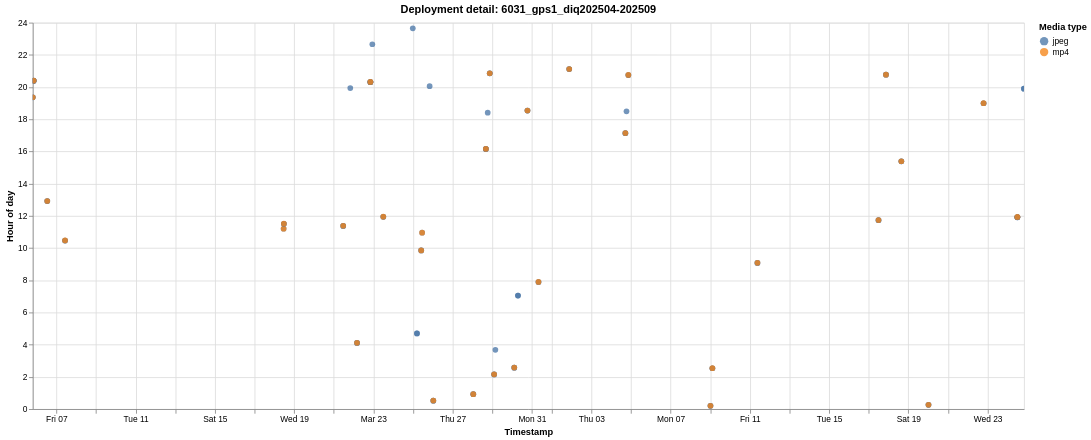

Express this chart as Vega-Lite.
### Vega-Lite specification from a JSON file in a GitHub repository (floating-point values rounded to 4 significant figures)
{"$schema": "https://vega.github.io/schema/vega-lite/v6.1.0.json", "config": {"view": {"continuousHeight": 300, "continuousWidth": 300}}, "data": {"name": "data-49ab58362f8b9b2f88e744ea0e71a9d7"}, "datasets": {"data-49ab58362f8b9b2f88e744ea0e71a9d7": [{"deployment": "6031_gps1_diq202504-202509", "deployment_order": 21, "event_index": 0, "hour_of_day": 19.36, "media_type": "jpeg", "timestamp": "2025-03-05T19:21:44"}, {"deployment": "6031_gps1_diq202504-202509", "deployment_order": 21, "event_index": 1, "hour_of_day": 19.36, "media_type": "jpeg", "timestamp": "2025-03-05T19:21:45"}, {"deployment": "6031_gps1_diq202504-202509", "deployment_order": 21, "event_index": 2, "hour_of_day": 19.37, "media_type": "mp4", "timestamp": "2025-03-05T19:22:04"}, {"deployment": "6031_gps1_diq202504-202509", "deployment_order": 21, "event_index": 3, "hour_of_day": 20.39, "media_type": "jpeg", "timestamp": "2025-03-05T20:23:19"}, {"deployment": "6031_gps1_diq202504-202509", "deployment_order": 21, "event_index": 4, "hour_of_day": 20.39, "media_type": "jpeg", "timestamp": "2025-03-05T20:23:20"}, {"deployment": "6031_gps1_diq202504-202509", "deployment_order": 21, "event_index": 5, "hour_of_day": 20.39, "media_type": "mp4", "timestamp": "2025-03-05T20:23:38"}, {"deployment": "6031_gps1_diq202504-202509", "deployment_order": 21, "event_index": 6, "hour_of_day": 20.4, "media_type": "jpeg", "timestamp": "2025-03-05T20:23:48"}, {"deployment": "6031_gps1_diq202504-202509", "deployment_order": 21, "event_index": 7, "hour_of_day": 20.4, "media_type": "jpeg", "timestamp": "2025-03-05T20:23:49"}, {"deployment": "6031_gps1_diq202504-202509", "deployment_order": 21, "event_index": 8, "hour_of_day": 20.4, "media_type": "mp4", "timestamp": "2025-03-05T20:24:08"}, {"deployment": "6031_gps1_diq202504-202509", "deployment_order": 21, "event_index": 9, "hour_of_day": 12.92, "media_type": "jpeg", "timestamp": "2025-03-06T12:55:08"}, {"deployment": "6031_gps1_diq202504-202509", "deployment_order": 21, "event_index": 10, "hour_of_day": 12.92, "media_type": "jpeg", "timestamp": "2025-03-06T12:55:09"}, {"deployment": "6031_gps1_diq202504-202509", "deployment_order": 21, "event_index": 11, "hour_of_day": 12.92, "media_type": "mp4", "timestamp": "2025-03-06T12:55:28"}, {"deployment": "6031_gps1_diq202504-202509", "deployment_order": 21, "event_index": 12, "hour_of_day": 10.47, "media_type": "jpeg", "timestamp": "2025-03-07T10:28:05"}, {"deployment": "6031_gps1_diq202504-202509", "deployment_order": 21, "event_index": 13, "hour_of_day": 10.47, "media_type": "jpeg", "timestamp": "2025-03-07T10:28:06"}, {"deployment": "6031_gps1_diq202504-202509", "deployment_order": 21, "event_index": 14, "hour_of_day": 10.47, "media_type": "mp4", "timestamp": "2025-03-07T10:28:24"}, {"deployment": "6031_gps1_diq202504-202509", "deployment_order": 21, "event_index": 15, "hour_of_day": 11.2, "media_type": "jpeg", "timestamp": "2025-03-18T11:11:57"}, {"deployment": "6031_gps1_diq202504-202509", "deployment_order": 21, "event_index": 16, "hour_of_day": 11.2, "media_type": "mp4", "timestamp": "2025-03-18T11:12:16"}, {"deployment": "6031_gps1_diq202504-202509", "deployment_order": 21, "event_index": 17, "hour_of_day": 11.51, "media_type": "jpeg", "timestamp": "2025-03-18T11:30:32"}, {"deployment": "6031_gps1_diq202504-202509", "deployment_order": 21, "event_index": 18, "hour_of_day": 11.51, "media_type": "jpeg", "timestamp": "2025-03-18T11:30:33"}, {"deployment": "6031_gps1_diq202504-202509", "deployment_order": 21, "event_index": 19, "hour_of_day": 11.51, "media_type": "mp4", "timestamp": "2025-03-18T11:30:52"}, {"deployment": "6031_gps1_diq202504-202509", "deployment_order": 21, "event_index": 20, "hour_of_day": 11.38, "media_type": "jpeg", "timestamp": "2025-03-21T11:22:37"}, {"deployment": "6031_gps1_diq202504-202509", "deployment_order": 21, "event_index": 21, "hour_of_day": 11.38, "media_type": "jpeg", "timestamp": "2025-03-21T11:22:38"}, {"deployment": "6031_gps1_diq202504-202509", "deployment_order": 21, "event_index": 22, "hour_of_day": 11.38, "media_type": "mp4", "timestamp": "2025-03-21T11:22:56"}, {"deployment": "6031_gps1_diq202504-202509", "deployment_order": 21, "event_index": 23, "hour_of_day": 19.94, "media_type": "jpeg", "timestamp": "2025-03-21T19:56:14"}, {"deployment": "6031_gps1_diq202504-202509", "deployment_order": 21, "event_index": 24, "hour_of_day": 4.109, "media_type": "jpeg", "timestamp": "2025-03-22T04:06:32"}, {"deployment": "6031_gps1_diq202504-202509", "deployment_order": 21, "event_index": 25, "hour_of_day": 4.109, "media_type": "jpeg", "timestamp": "2025-03-22T04:06:33"}, {"deployment": "6031_gps1_diq202504-202509", "deployment_order": 21, "event_index": 26, "hour_of_day": 4.114, "media_type": "mp4", "timestamp": "2025-03-22T04:06:52"}, {"deployment": "6031_gps1_diq202504-202509", "deployment_order": 21, "event_index": 27, "hour_of_day": 20.31, "media_type": "jpeg", "timestamp": "2025-03-22T20:18:27"}, {"deployment": "6031_gps1_diq202504-202509", "deployment_order": 21, "event_index": 28, "hour_of_day": 20.31, "media_type": "jpeg", "timestamp": "2025-03-22T20:18:28"}, {"deployment": "6031_gps1_diq202504-202509", "deployment_order": 21, "event_index": 29, "hour_of_day": 20.31, "media_type": "mp4", "timestamp": "2025-03-22T20:18:46"}, {"deployment": "6031_gps1_diq202504-202509", "deployment_order": 21, "event_index": 30, "hour_of_day": 20.32, "media_type": "jpeg", "timestamp": "2025-03-22T20:18:57"}, {"deployment": "6031_gps1_diq202504-202509", "deployment_order": 21, "event_index": 31, "hour_of_day": 20.32, "media_type": "jpeg", "timestamp": "2025-03-22T20:18:58"}, {"deployment": "6031_gps1_diq202504-202509", "deployment_order": 21, "event_index": 32, "hour_of_day": 20.32, "media_type": "mp4", "timestamp": "2025-03-22T20:19:16"}, {"deployment": "6031_gps1_diq202504-202509", "deployment_order": 21, "event_index": 33, "hour_of_day": 22.66, "media_type": "jpeg", "timestamp": "2025-03-22T22:39:34"}, {"deployment": "6031_gps1_diq202504-202509", "deployment_order": 21, "event_index": 34, "hour_of_day": 11.94, "media_type": "jpeg", "timestamp": "2025-03-23T11:56:35"}, {"deployment": "6031_gps1_diq202504-202509", "deployment_order": 21, "event_index": 35, "hour_of_day": 11.94, "media_type": "jpeg", "timestamp": "2025-03-23T11:56:36"}, {"deployment": "6031_gps1_diq202504-202509", "deployment_order": 21, "event_index": 36, "hour_of_day": 11.95, "media_type": "mp4", "timestamp": "2025-03-23T11:56:54"}, {"deployment": "6031_gps1_diq202504-202509", "deployment_order": 21, "event_index": 37, "hour_of_day": 23.65, "media_type": "jpeg", "timestamp": "2025-03-24T23:39:08"}, {"deployment": "6031_gps1_diq202504-202509", "deployment_order": 21, "event_index": 38, "hour_of_day": 4.701, "media_type": "jpeg", "timestamp": "2025-03-25T04:42:04"}, {"deployment": "6031_gps1_diq202504-202509", "deployment_order": 21, "event_index": 39, "hour_of_day": 4.701, "media_type": "jpeg", "timestamp": "2025-03-25T04:42:05"}, {"deployment": "6031_gps1_diq202504-202509", "deployment_order": 21, "event_index": 40, "hour_of_day": 9.851, "media_type": "jpeg", "timestamp": "2025-03-25T09:51:05"}, {"deployment": "6031_gps1_diq202504-202509", "deployment_order": 21, "event_index": 41, "hour_of_day": 9.852, "media_type": "jpeg", "timestamp": "2025-03-25T09:51:06"}, {"deployment": "6031_gps1_diq202504-202509", "deployment_order": 21, "event_index": 42, "hour_of_day": 9.857, "media_type": "mp4", "timestamp": "2025-03-25T09:51:24"}, {"deployment": "6031_gps1_diq202504-202509", "deployment_order": 21, "event_index": 43, "hour_of_day": 10.95, "media_type": "jpeg", "timestamp": "2025-03-25T10:57:14"}, {"deployment": "6031_gps1_diq202504-202509", "deployment_order": 21, "event_index": 44, "hour_of_day": 10.96, "media_type": "mp4", "timestamp": "2025-03-25T10:57:32"}, {"deployment": "6031_gps1_diq202504-202509", "deployment_order": 21, "event_index": 45, "hour_of_day": 20.05, "media_type": "jpeg", "timestamp": "2025-03-25T20:03:14"}, {"deployment": "6031_gps1_diq202504-202509", "deployment_order": 21, "event_index": 46, "hour_of_day": 0.5228, "media_type": "jpeg", "timestamp": "2025-03-26T00:31:22"}, {"deployment": "6031_gps1_diq202504-202509", "deployment_order": 21, "event_index": 47, "hour_of_day": 0.5231, "media_type": "jpeg", "timestamp": "2025-03-26T00:31:23"}, {"deployment": "6031_gps1_diq202504-202509", "deployment_order": 21, "event_index": 48, "hour_of_day": 0.5283, "media_type": "mp4", "timestamp": "2025-03-26T00:31:42"}, {"deployment": "6031_gps1_diq202504-202509", "deployment_order": 21, "event_index": 49, "hour_of_day": 0.9228, "media_type": "jpeg", "timestamp": "2025-03-28T00:55:22"}, {"deployment": "6031_gps1_diq202504-202509", "deployment_order": 21, "event_index": 50, "hour_of_day": 0.9231, "media_type": "jpeg", "timestamp": "2025-03-28T00:55:23"}, {"deployment": "6031_gps1_diq202504-202509", "deployment_order": 21, "event_index": 51, "hour_of_day": 0.9283, "media_type": "mp4", "timestamp": "2025-03-28T00:55:42"}, {"deployment": "6031_gps1_diq202504-202509", "deployment_order": 21, "event_index": 52, "hour_of_day": 16.15, "media_type": "mp4", "timestamp": "2025-03-28T16:09:18"}, {"deployment": "6031_gps1_diq202504-202509", "deployment_order": 21, "event_index": 53, "hour_of_day": 16.16, "media_type": "jpeg", "timestamp": "2025-03-28T16:09:33"}, {"deployment": "6031_gps1_diq202504-202509", "deployment_order": 21, "event_index": 54, "hour_of_day": 16.16, "media_type": "jpeg", "timestamp": "2025-03-28T16:09:34"}, {"deployment": "6031_gps1_diq202504-202509", "deployment_order": 21, "event_index": 55, "hour_of_day": 16.16, "media_type": "mp4", "timestamp": "2025-03-28T16:09:52"}, {"deployment": "6031_gps1_diq202504-202509", "deployment_order": 21, "event_index": 56, "hour_of_day": 18.41, "media_type": "jpeg", "timestamp": "2025-03-28T18:24:29"}, {"deployment": "6031_gps1_diq202504-202509", "deployment_order": 21, "event_index": 57, "hour_of_day": 20.85, "media_type": "jpeg", "timestamp": "2025-03-28T20:51:16"}, {"deployment": "6031_gps1_diq202504-202509", "deployment_order": 21, "event_index": 58, "hour_of_day": 20.85, "media_type": "jpeg", "timestamp": "2025-03-28T20:51:17"}, {"deployment": "6031_gps1_diq202504-202509", "deployment_order": 21, "event_index": 59, "hour_of_day": 20.86, "media_type": "mp4", "timestamp": "2025-03-28T20:51:36"}, {"deployment": "6031_gps1_diq202504-202509", "deployment_order": 21, "event_index": 60, "hour_of_day": 2.151, "media_type": "jpeg", "timestamp": "2025-03-29T02:09:05"}, {"deployment": "6031_gps1_diq202504-202509", "deployment_order": 21, "event_index": 61, "hour_of_day": 2.152, "media_type": "jpeg", "timestamp": "2025-03-29T02:09:06"}, {"deployment": "6031_gps1_diq202504-202509", "deployment_order": 21, "event_index": 62, "hour_of_day": 2.157, "media_type": "mp4", "timestamp": "2025-03-29T02:09:24"}, {"deployment": "6031_gps1_diq202504-202509", "deployment_order": 21, "event_index": 63, "hour_of_day": 3.679, "media_type": "jpeg", "timestamp": "2025-03-29T03:40:44"}, {"deployment": "6031_gps1_diq202504-202509", "deployment_order": 21, "event_index": 64, "hour_of_day": 2.574, "media_type": "jpeg", "timestamp": "2025-03-30T02:34:28"}, {"deployment": "6031_gps1_diq202504-202509", "deployment_order": 21, "event_index": 65, "hour_of_day": 2.575, "media_type": "jpeg", "timestamp": "2025-03-30T02:34:29"}, {"deployment": "6031_gps1_diq202504-202509", "deployment_order": 21, "event_index": 66, "hour_of_day": 2.58, "media_type": "mp4", "timestamp": "2025-03-30T02:34:48"}, {"deployment": "6031_gps1_diq202504-202509", "deployment_order": 21, "event_index": 67, "hour_of_day": 7.053, "media_type": "jpeg", "timestamp": "2025-03-30T07:03:09"}, {"deployment": "6031_gps1_diq202504-202509", "deployment_order": 21, "event_index": 68, "hour_of_day": 7.053, "media_type": "jpeg", "timestamp": "2025-03-30T07:03:10"}, {"deployment": "6031_gps1_diq202504-202509", "deployment_order": 21, "event_index": 69, "hour_of_day": 18.54, "media_type": "jpeg", "timestamp": "2025-03-30T18:32:19"}, {"deployment": "6031_gps1_diq202504-202509", "deployment_order": 21, "event_index": 70, "hour_of_day": 18.54, "media_type": "jpeg", "timestamp": "2025-03-30T18:32:20"}, {"deployment": "6031_gps1_diq202504-202509", "deployment_order": 21, "event_index": 71, "hour_of_day": 18.54, "media_type": "mp4", "timestamp": "2025-03-30T18:32:38"}, {"deployment": "6031_gps1_diq202504-202509", "deployment_order": 21, "event_index": 72, "hour_of_day": 7.894, "media_type": "jpeg", "timestamp": "2025-03-31T07:53:38"}, {"deployment": "6031_gps1_diq202504-202509", "deployment_order": 21, "event_index": 73, "hour_of_day": 7.894, "media_type": "jpeg", "timestamp": "2025-03-31T07:53:39"}, {"deployment": "6031_gps1_diq202504-202509", "deployment_order": 21, "event_index": 74, "hour_of_day": 7.899, "media_type": "mp4", "timestamp": "2025-03-31T07:53:58"}, {"deployment": "6031_gps1_diq202504-202509", "deployment_order": 21, "event_index": 75, "hour_of_day": 21.12, "media_type": "jpeg", "timestamp": "2025-04-01T21:07:05"}, {"deployment": "6031_gps1_diq202504-202509", "deployment_order": 21, "event_index": 76, "hour_of_day": 21.12, "media_type": "jpeg", "timestamp": "2025-04-01T21:07:06"}, {"deployment": "6031_gps1_diq202504-202509", "deployment_order": 21, "event_index": 77, "hour_of_day": 21.12, "media_type": "mp4", "timestamp": "2025-04-01T21:07:24"}, {"deployment": "6031_gps1_diq202504-202509", "deployment_order": 21, "event_index": 78, "hour_of_day": 17.13, "media_type": "jpeg", "timestamp": "2025-04-04T17:08:06"}, {"deployment": "6031_gps1_diq202504-202509", "deployment_order": 21, "event_index": 79, "hour_of_day": 17.14, "media_type": "jpeg", "timestamp": "2025-04-04T17:08:07"}, {"deployment": "6031_gps1_diq202504-202509", "deployment_order": 21, "event_index": 80, "hour_of_day": 17.14, "media_type": "mp4", "timestamp": "2025-04-04T17:08:26"}, {"deployment": "6031_gps1_diq202504-202509", "deployment_order": 21, "event_index": 81, "hour_of_day": 18.5, "media_type": "jpeg", "timestamp": "2025-04-04T18:29:49"}, {"deployment": "6031_gps1_diq202504-202509", "deployment_order": 21, "event_index": 82, "hour_of_day": 20.75, "media_type": "jpeg", "timestamp": "2025-04-04T20:44:49"}, {"deployment": "6031_gps1_diq202504-202509", "deployment_order": 21, "event_index": 83, "hour_of_day": 20.75, "media_type": "jpeg", "timestamp": "2025-04-04T20:44:50"}, {"deployment": "6031_gps1_diq202504-202509", "deployment_order": 21, "event_index": 84, "hour_of_day": 20.75, "media_type": "mp4", "timestamp": "2025-04-04T20:45:08"}, {"deployment": "6031_gps1_diq202504-202509", "deployment_order": 21, "event_index": 85, "hour_of_day": 0.2025, "media_type": "jpeg", "timestamp": "2025-04-09T00:12:09"}, {"deployment": "6031_gps1_diq202504-202509", "deployment_order": 21, "event_index": 86, "hour_of_day": 0.2028, "media_type": "jpeg", "timestamp": "2025-04-09T00:12:10"}, {"deployment": "6031_gps1_diq202504-202509", "deployment_order": 21, "event_index": 87, "hour_of_day": 0.2078, "media_type": "mp4", "timestamp": "2025-04-09T00:12:28"}, {"deployment": "6031_gps1_diq202504-202509", "deployment_order": 21, "event_index": 88, "hour_of_day": 2.534, "media_type": "jpeg", "timestamp": "2025-04-09T02:32:04"}, {"deployment": "6031_gps1_diq202504-202509", "deployment_order": 21, "event_index": 89, "hour_of_day": 2.535, "media_type": "jpeg", "timestamp": "2025-04-09T02:32:05"}, {"deployment": "6031_gps1_diq202504-202509", "deployment_order": 21, "event_index": 90, "hour_of_day": 2.54, "media_type": "mp4", "timestamp": "2025-04-09T02:32:24"}, {"deployment": "6031_gps1_diq202504-202509", "deployment_order": 21, "event_index": 91, "hour_of_day": 9.076, "media_type": "jpeg", "timestamp": "2025-04-11T09:04:34"}, {"deployment": "6031_gps1_diq202504-202509", "deployment_order": 21, "event_index": 92, "hour_of_day": 9.076, "media_type": "jpeg", "timestamp": "2025-04-11T09:04:35"}, {"deployment": "6031_gps1_diq202504-202509", "deployment_order": 21, "event_index": 93, "hour_of_day": 9.082, "media_type": "mp4", "timestamp": "2025-04-11T09:04:54"}, {"deployment": "6031_gps1_diq202504-202509", "deployment_order": 21, "event_index": 94, "hour_of_day": 11.73, "media_type": "jpeg", "timestamp": "2025-04-17T11:43:56"}, {"deployment": "6031_gps1_diq202504-202509", "deployment_order": 21, "event_index": 95, "hour_of_day": 11.73, "media_type": "jpeg", "timestamp": "2025-04-17T11:43:57"}, {"deployment": "6031_gps1_diq202504-202509", "deployment_order": 21, "event_index": 96, "hour_of_day": 11.74, "media_type": "mp4", "timestamp": "2025-04-17T11:44:16"}, {"deployment": "6031_gps1_diq202504-202509", "deployment_order": 21, "event_index": 97, "hour_of_day": 20.77, "media_type": "jpeg", "timestamp": "2025-04-17T20:46:03"}, {"deployment": "6031_gps1_diq202504-202509", "deployment_order": 21, "event_index": 98, "hour_of_day": 20.77, "media_type": "jpeg", "timestamp": "2025-04-17T20:46:04"}, {"deployment": "6031_gps1_diq202504-202509", "deployment_order": 21, "event_index": 99, "hour_of_day": 20.77, "media_type": "mp4", "timestamp": "2025-04-17T20:46:22"}, {"deployment": "6031_gps1_diq202504-202509", "deployment_order": 21, "event_index": 100, "hour_of_day": 15.39, "media_type": "jpeg", "timestamp": "2025-04-18T15:23:17"}, {"deployment": "6031_gps1_diq202504-202509", "deployment_order": 21, "event_index": 101, "hour_of_day": 15.39, "media_type": "jpeg", "timestamp": "2025-04-18T15:23:18"}, {"deployment": "6031_gps1_diq202504-202509", "deployment_order": 21, "event_index": 102, "hour_of_day": 15.39, "media_type": "mp4", "timestamp": "2025-04-18T15:23:36"}, {"deployment": "6031_gps1_diq202504-202509", "deployment_order": 21, "event_index": 103, "hour_of_day": 0.2642, "media_type": "jpeg", "timestamp": "2025-04-20T00:15:51"}, {"deployment": "6031_gps1_diq202504-202509", "deployment_order": 21, "event_index": 104, "hour_of_day": 0.2644, "media_type": "jpeg", "timestamp": "2025-04-20T00:15:52"}, {"deployment": "6031_gps1_diq202504-202509", "deployment_order": 21, "event_index": 105, "hour_of_day": 0.2694, "media_type": "mp4", "timestamp": "2025-04-20T00:16:10"}, {"deployment": "6031_gps1_diq202504-202509", "deployment_order": 21, "event_index": 106, "hour_of_day": 19.0, "media_type": "jpeg", "timestamp": "2025-04-22T18:59:49"}, {"deployment": "6031_gps1_diq202504-202509", "deployment_order": 21, "event_index": 107, "hour_of_day": 19.0, "media_type": "jpeg", "timestamp": "2025-04-22T18:59:50"}, {"deployment": "6031_gps1_diq202504-202509", "deployment_order": 21, "event_index": 108, "hour_of_day": 19.0, "media_type": "mp4", "timestamp": "2025-04-22T19:00:08"}, {"deployment": "6031_gps1_diq202504-202509", "deployment_order": 21, "event_index": 109, "hour_of_day": 11.91, "media_type": "jpeg", "timestamp": "2025-04-24T11:54:38"}, {"deployment": "6031_gps1_diq202504-202509", "deployment_order": 21, "event_index": 110, "hour_of_day": 11.91, "media_type": "jpeg", "timestamp": "2025-04-24T11:54:39"}, {"deployment": "6031_gps1_diq202504-202509", "deployment_order": 21, "event_index": 111, "hour_of_day": 11.92, "media_type": "mp4", "timestamp": "2025-04-24T11:54:58"}, {"deployment": "6031_gps1_diq202504-202509", "deployment_order": 21, "event_index": 112, "hour_of_day": 11.93, "media_type": "jpeg", "timestamp": "2025-04-24T11:55:46"}, {"deployment": "6031_gps1_diq202504-202509", "deployment_order": 21, "event_index": 113, "hour_of_day": 11.93, "media_type": "jpeg", "timestamp": "2025-04-24T11:55:47"}, {"deployment": "6031_gps1_diq202504-202509", "deployment_order": 21, "event_index": 114, "hour_of_day": 11.94, "media_type": "mp4", "timestamp": "2025-04-24T11:56:06"}, {"deployment": "6031_gps1_diq202504-202509", "deployment_order": 21, "event_index": 115, "hour_of_day": 19.9, "media_type": "jpeg", "timestamp": "2025-04-24T19:54:03"}, {"deployment": "6031_gps1_diq202504-202509", "deployment_order": 21, "event_index": 116, "hour_of_day": 19.9, "media_type": "jpeg", "timestamp": "2025-04-24T19:54:04"}]}, "encoding": {"color": {"field": "media_type", "scale": {"scheme": "tableau10"}, "title": "Media type", "type": "nominal"}, "shape": {"field": "media_type", "title": "Media type", "type": "nominal"}, "tooltip": [{"field": "deployment", "title": "Deployment", "type": "nominal"}, {"field": "timestamp", "format": "%Y-%m-%d %H:%M:%S", "title": "Timestamp", "type": "temporal"}, {"field": "hour_of_day", "format": ".2f", "title": "Hour of day", "type": "quantitative"}, {"field": "media_type", "title": "Media type", "type": "nominal"}], "x": {"field": "timestamp", "title": "Timestamp", "type": "temporal"}, "y": {"field": "hour_of_day", "scale": {"domain": [0, 24]}, "title": "Hour of day", "type": "quantitative"}}, "height": 460, "mark": {"opacity": 0.78, "size": 46, "type": "circle"}, "params": [{"bind": "scales", "name": "param_1e9efca18e7a2868", "select": {"encodings": ["x", "y"], "type": "interval"}}], "title": "Deployment detail: 6031_gps1_diq202504-202509", "width": 1180}
